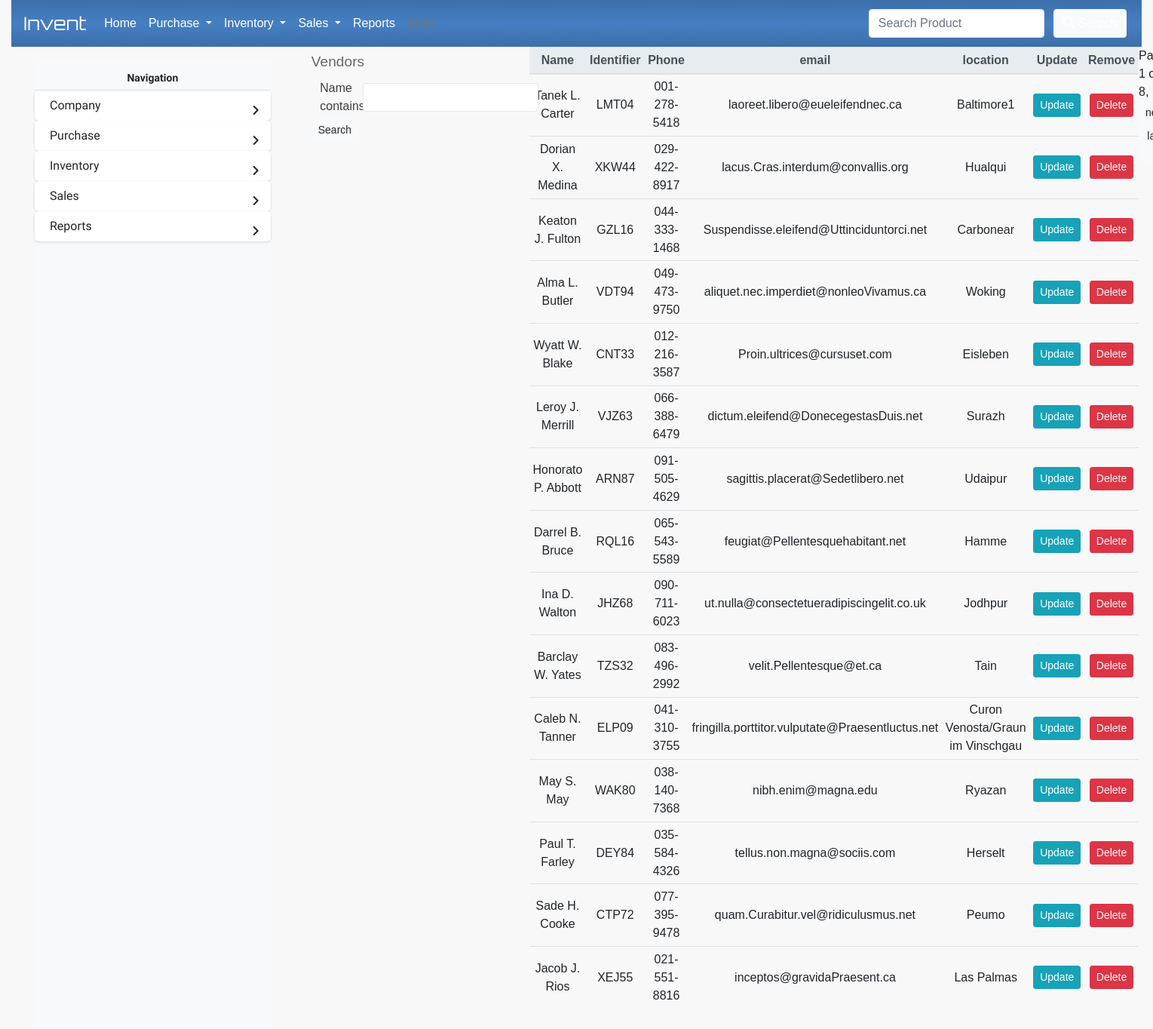
The app's page /vendors/ with its own data.
### InvManage/models/objects.py (models this page shows, shortened)
class Vendor(models.Model):
    name = models.CharField(max_length=100)
    identifier = models.CharField(null=True, blank=True,max_length=100)
    phone = models.CharField(max_length=100, null=True, blank=True)
    address = models.TextField(null=True, blank=True)
    email = models.CharField(null=True, blank=True,max_length=100)
    location = models.CharField(null=True, blank=True,max_length=100)

### InvManage/views.py (the view)
# urls.py: path('vendors/', display_vendors_view, name='vendors'),
def display_vendors_view(request):
	if request.method == 'GET':
		vendors = Vendor.objects.all()
		myFilter = VendorFilter(request.GET, queryset=vendors)
		vendors = myFilter.qs
		number_of_vendors = len(vendors)
		paginator = Paginator(vendors,15)
		page_number = request.GET.get('page')
		page_obj = paginator.get_page(page_number)
		return render(request, 'vendor/vendors.html',{'page_obj':page_obj,'myFilter':myFilter, 'n_prod': number_of_vendors})

### InvManage/templatetags/template_helpers.py (called while the page is built)
@register.simple_tag
def relative_url(value, field_name, urlencode=None):
    url = '?{}={}'.format(field_name, value)
    if urlencode:
        querystring = urlencode.split('&')
        filtered_querystring = filter(lambda p: p.split('=')[0] != field_name, querystring)
        encoded_querystring = '&'.join(filtered_querystring)
        url = '{}&{}'.format(url, encoded_querystring)
    return url

### InvManage/templates/vendor/vendors.html (shortened to what this page needs)
{% extends 'base.html' %}
{% load template_helpers %}
{% block title %}
  <div class="m-2">
    <div class="d-flex align-items-center row">
        <div class="">
          <h2 class="col-sm-6 mr-auto label-head">Vendors</h2>
        </div>
        <div class="col-sm-10">
          <form class="form-inline" id="vendorsFilterForm" action="" method="GET">
              <div class="col-sm-9">
              {% for field in myFilter.form %}
                <div class="form-group form-row m-1">
                    <div class="col-sm-4">
                        <label>{{ field.label }}</label>
                    </div>
                    <div class="col-sm-8">
                        {{ field }}
                    </div>
                </div>
              </div>
                {% endfor %}
                  <button class="btn btn-sm btn-light" type="submit">Search</button>
          </form>
        </div>
    </div>
  </div>
{% endblock title %}
{% block contents %}
    <table class="table table-sm">
        <thead class="thead-light">
        <tr>
            <th scope="col">Name</th>
            <th scope="col">Identifier</th>
            <th scope="col">Phone</th>
            <th scope="col">email</th>
            <th scope="col">location</th>
            <th scope="col">Update</th>
            <th scope="col">Remove</th>
        </tr>
        </thead>
        <tbody>
            {% for vendor in page_obj %}
            <tr>
                <td class="vendor_name">{{ vendor.name }}</td>
                <td>{{ vendor.identifier }}</td>
                <td>{{ vendor.phone }}</td>
                <td>{{ vendor.email }}</td>
                <td>{{ vendor.location }}</td>
                <td><a href="{% url 'update_vendor' vendor.id %}" class="btn btn-sm btn-info">Update</a></td>
                <td><a href="" class="btn btn-sm btn-danger" data-toggle="modal" data-target="#delModal" data-del_url="{% url 'delete_vendor' vendor.id %}" data-vend_name="{{ vendor.name }}" data-vend_id="{{ vendor.id }}">Delete</a></td>
            </tr>
            {% endfor %}
        </tbody>
    </table>
    <div class="d-flex">
      <div class="pagination mr-auto">
        <span class="step-links">
          <span class="current">
            Page {{ page_obj.number }} of {{ page_obj.paginator.num_pages }},
          </span>
          {% if page_obj.has_next %}
            <a class="btn btn-light btn-sm" href="{% relative_url page_obj.next_page_number 'page' request.GET.urlencode %}">next</a>
            <a class="btn btn-light btn-sm" href="{% relative_url page_obj.paginator.num_pages 'page' request.GET.urlencode %}">last &raquo;</a>
          {% endif %}
        </span>
      </div>
    </div>
{% endblock %}

### InventoryManagement/assets/css/sidebar.css (style rules this page uses)
body { font-size: 0.9rem; }

### InvManage/templates/base.html (style rules this page uses)
body { font-family: Verdana, Geneva, Tahoma, sans-serif; font-size: 1em; background-color: #f8f8f8; }
.label-head { color: #666666; font-family: Verdana, Geneva, Tahoma, sans-serif; font-size: 1.2em; }
label, .collapsable_card_header { margin: 0; color: #3f3f3f; font-size: 1em; font-family: Verdana, Geneva, Tahoma, sans-serif; }
.form-control { background-color: #ffffff; border-style: solid; border-color: #e7e7e7; }
.table td, .table th, .table input { text-align: center; vertical-align: middle; font-family: Verdana, Geneva, Tahoma, sans-serif; }

### records on screen
Vendor: name "Tanek L. Carter", identifier "LMT04", phone "001-278-5418", email "laoreet.libero@eueleifendnec.ca", location "Baltimore1"
Vendor: name "Dorian X. Medina", identifier "XKW44", phone "029-422-8917", email "lacus.Cras.interdum@convallis.org", location "Hualqui"
Vendor: name "Keaton J. Fulton", identifier "GZL16", phone "044-333-1468", email "Suspendisse.eleifend@Uttinciduntorci.net", location "Carbonear"
Vendor: name "Alma L. Butler", identifier "VDT94", phone "049-473-9750", email "aliquet.nec.imperdiet@nonleoVivamus.ca", location "Woking"
Vendor: name "Wyatt W. Blake", identifier "CNT33", phone "012-216-3587", email "Proin.ultrices@cursuset.com", location "Eisleben"
Vendor: name "Leroy J. Merrill", identifier "VJZ63", phone "066-388-6479", email "dictum.eleifend@DonecegestasDuis.net", location "Surazh"
Vendor: name "Honorato P. Abbott", identifier "ARN87", phone "091-505-4629", email "sagittis.placerat@Sedetlibero.net", location "Udaipur"
Vendor: name "Darrel B. Bruce", identifier "RQL16", phone "065-543-5589", email "feugiat@Pellentesquehabitant.net", location "Hamme"
Vendor: name "Ina D. Walton", identifier "JHZ68", phone "090-711-6023", email "ut.nulla@consectetueradipiscingelit.co.uk", location "Jodhpur"
Vendor: name "Barclay W. Yates", identifier "TZS32", phone "083-496-2992", email "velit.Pellentesque@et.ca", location "Tain"
Vendor: name "Caleb N. Tanner", identifier "ELP09", phone "041-310-3755", email "fringilla.porttitor.vulputate@Praesentluctus.net", location "Curon Venosta/Graun im Vinschgau"
Vendor: name "May S. May", identifier "WAK80", phone "038-140-7368", email "nibh.enim@magna.edu", location "Ryazan"
Vendor: name "Paul T. Farley", identifier "DEY84", phone "035-584-4326", email "tellus.non.magna@sociis.com", location "Herselt"
Vendor: name "Sade H. Cooke", identifier "CTP72", phone "077-395-9478", email "quam.Curabitur.vel@ridiculusmus.net", location "Peumo"
Vendor: name "Jacob J. Rios", identifier "XEJ55", phone "021-551-8816", email "inceptos@gravidaPraesent.ca", location "Las Palmas"

### other values on screen
{{ field.label }} "Name contains"
{{ page_obj.number }} "1"
{{ page_obj.paginator.num_pages }} "8"
